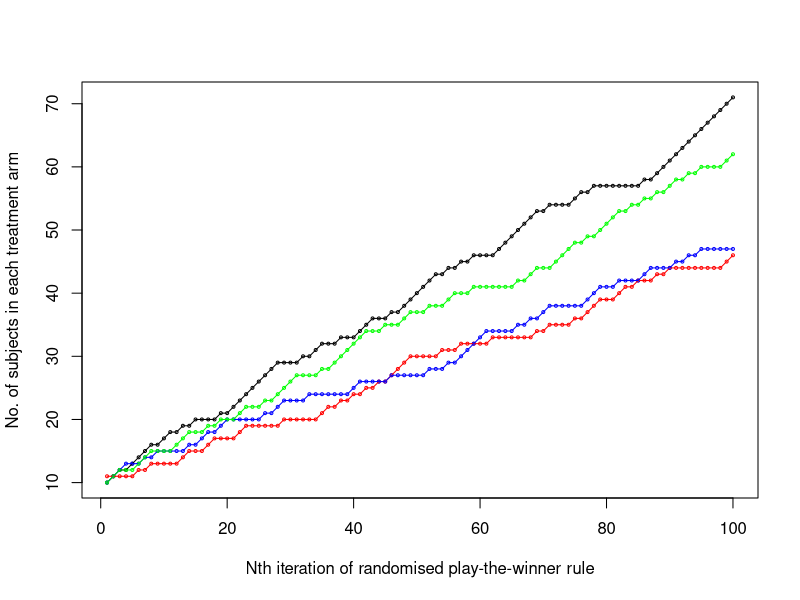

This figure's R source:
#Instead of a binary clinical trial we are now looking at multi-arm trials
nA <- 10
nB <- 10
nC <- 10
nD <- 10

#Count
countnA <- c()
countnB <- c()
countnC <- c()
countnD <- c()


#We need probabilities for the treatments being successful depending on what group they're from
success_A <- 0.9
success_B <- 0.4
success_C <- 0.5
success_D <- 0.7

#So from the urn we pull a ball:
n <- 100
beta <- 0
alpha <- 1
characters <- c(rep('A', nA), rep('B', nB))
random_characters <- sample(characters)
random_ball <- sample(random_characters, size = 1)
#Or this does the same thing
ball <- sample(c("A", "B", "C", "D"), 1, prob = c(nA, nB, nC, nD))
for (i in 1:n) {
  ball <- sample(c("A", "B", "C", "D"), 1, prob = c(nA, nB, nC, nD))
  if(ball == 'A'){
    treat <- sample(c(0,1), 1, prob = c(success_A, 1-success_A))
    if(treat == 0){
      nA <- nA + alpha
      nB <- nB + beta
      nC <- nC + beta
      nD <- nD + beta
    }else{
      nA <- nA + beta
      nB <- nB + alpha
      nC <- nC + alpha
      nD <- nD + alpha
    }               
  }else{
    if(ball == 'B'){
      treat <- sample(c(0,1), 1, prob = c(success_B, 1-success_B))
      if(treat == 0){
        nA <- nA + beta
        nB <- nB + alpha
        nC <- nC + beta
        nD <- nD + beta
      }else{
        nA <- nA + alpha
        nB <- nB + beta
        nC <- nC + alpha
        nD <- nD + alpha
      }
    }else{
      if(ball == 'C'){
        treat <- sample(c(0,1), 1, prob = c(success_C, 1-success_C))
        if(treat == 0){
          nA <- nA + beta
          nB <- nB + beta
          nC <- nC + alpha
          nD <- nD + beta
        }else{
          nA <- nA + alpha
          nB <- nB + alpha
          nC <- nC + beta
          nD <- nD + alpha
        }
      }else{
        treat <- sample(c(0,1), 1, prob = c(success_D, 1-success_D))
        if(treat == 0){
          nA <- nA + beta
          nB <- nB + beta
          nC <- nC + beta
          nD <- nD + alpha
        }else{
          nA <- nA + alpha
          nB <- nB + alpha
          nC <- nC + alpha
          nD <- nD + beta
        }
      }}}
  countnA <- c(countnA, nA)
  countnB <- c(countnB, nB)
  countnC <- c(countnC, nC)
  countnD <- c(countnD, nD)
}

countnA
countnB
countnC
countnD
proportion <- c(countnA/(countnA+countnB+countnC+countnD))
proportion
proportion[100]
plot(1:n, countnA, cex=.4, xlab = 'Nth iteration of randomised play-the-winner rule', ylab = 'No. of subjects in each treatment arm')
points(countnB, col = "red", cex=.4)
points(countnC, col = "blue", cex=.4)
points(countnD, col = "green", cex=.4)
lines(countnA)
lines(countnB, col='red')
lines(countnC, col = "blue")
lines(countnD, col='green')



